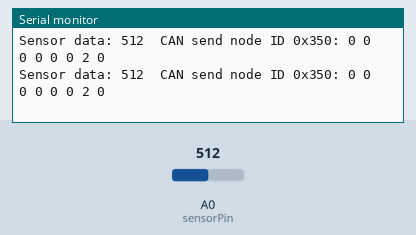
The sketch below on a simulated Arduino Uno, built with avr-gcc and run on an emulated ATmega328P. Parts: the last lines printed to the serial monitor. The inputs (shaded band) are chosen by the test bench; at power-on: A0 (sensorPin) = 512.

Above: at 1.2 s.
1.3 s: A0 (sensorPin) set to 603
At 1.42 s:
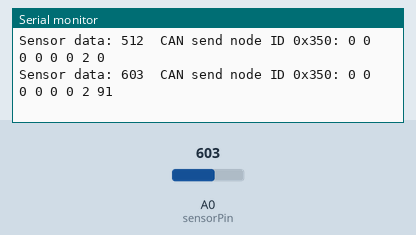
4.3 s: A0 (sensorPin) set to 629
At 4.36 s:
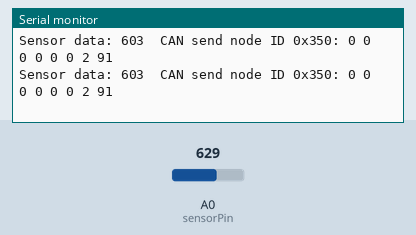
Timing chart, 0 to 7.3 s (numbered marks = the images above; inputs shaded):
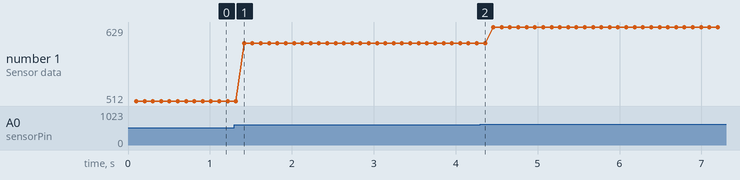

Measured:
- after the input at 1.3 s, the serial monitor: prints a new line after 0.12 s (image 1)
- plotted number 1: 512 → 603 after the input at 1.3 s, 603 → 629 after the input at 4.3 s

The sketch:

can_soc_send.ino
```cpp
// demo: CAN-BUS Shield, send data
// loovee@seeed.cc


#include <SPI.h>

#define CAN_2515
// #define CAN_2518FD

// Set SPI CS Pin according to your hardware

#if defined(SEEED_WIO_TERMINAL) && defined(CAN_2518FD)
// For Wio Terminal w/ MCP2518FD RPi Hat：
// Channel 0 SPI_CS Pin: BCM 8
// Channel 1 SPI_CS Pin: BCM 7
// Interupt Pin: BCM25
const int SPI_CS_PIN  = BCM8;
const int CAN_INT_PIN = BCM25;
#else

// For Arduino MCP2515 Hat:
// the cs pin of the version after v1.1 is default to D9
// v0.9b and v1.0 is default D10
const int SPI_CS_PIN = 10;
const int CAN_INT_PIN = 2;
#endif


#ifdef CAN_2518FD
#include "mcp2518fd_can.h"
mcp2518fd CAN(SPI_CS_PIN); // Set CS pin
#endif

#ifdef CAN_2515
#include "mcp2515_can.h"
mcp2515_can CAN(SPI_CS_PIN); // Set CS pin
#endif

int sensorPin = A0;    // select the input pin for the potentiometer
int sensorValue = 0;  // variable to store the value coming from the sensor
int node_id = 0x350;

void setup() {
    Serial.begin(9600);
    while(!Serial){};

    while (CAN_OK != CAN.begin(CAN_1000KBPS)) { // for some reason I have to set CAN_1000KBPS to get it to send at 500kbps
        Serial.println("CAN init fail, retrying...");
        delay(100);
    }
    Serial.println("CAN init OK");
}

unsigned char stmp[8] = {0, 0, 0, 0, 0, 0, 0, 0};
void loop() {

    // read the value from the sensor:
    sensorValue = analogRead(sensorPin);
    stmp[7] = lowByte(sensorValue);
    stmp[6] = highByte(sensorValue);

    CAN.sendMsgBuf(node_id, 0, 8, stmp);
    delay(100);                       // send data per 100ms
    Serial.print("Sensor data: ");
    Serial.print(sensorValue);
    Serial.print("  CAN send node ID 0x");
    Serial.print(node_id, HEX);
    Serial.print(": ");
    for (int i=0; i<=7; ++i) {
      Serial.print(stmp[i]);
      Serial.print(" ");
    }
    Serial.println();
}

// END FILE
```
